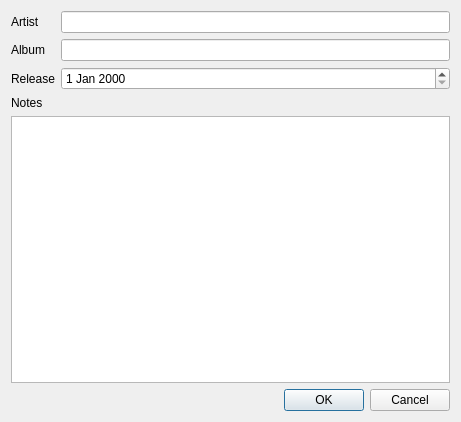
<?xml version="1.0" encoding="UTF-8"?>
<ui version="4.0">
 <class>Editor</class>
 <widget class="QDialog" name="Editor">
  <property name="geometry">
   <rect>
    <x>0</x>
    <y>0</y>
    <width>461</width>
    <height>422</height>
   </rect>
  </property>
  <property name="windowTitle">
   <string>Dialog</string>
  </property>
  <layout class="QVBoxLayout" name="verticalLayout">
   <item>
    <layout class="QGridLayout" name="gridLayout">
     <item row="0" column="0">
      <widget class="QLabel" name="label">
       <property name="text">
        <string>Artist</string>
       </property>
      </widget>
     </item>
     <item row="0" column="1">
      <widget class="QLineEdit" name="txtArtist"/>
     </item>
     <item row="1" column="0">
      <widget class="QLabel" name="label_2">
       <property name="text">
        <string>Album</string>
       </property>
      </widget>
     </item>
     <item row="1" column="1">
      <widget class="QLineEdit" name="txtAlbum"/>
     </item>
     <item row="2" column="0">
      <widget class="QLabel" name="label_3">
       <property name="text">
        <string>Release</string>
       </property>
      </widget>
     </item>
     <item row="2" column="1">
      <widget class="QDateEdit" name="deRelease"/>
     </item>
    </layout>
   </item>
   <item>
    <widget class="QLabel" name="label_4">
     <property name="text">
      <string>Notes</string>
     </property>
    </widget>
   </item>
   <item>
    <widget class="QPlainTextEdit" name="txtNotes"/>
   </item>
   <item>
    <widget class="QDialogButtonBox" name="buttonBox">
     <property name="orientation">
      <enum>Qt::Horizontal</enum>
     </property>
     <property name="standardButtons">
      <set>QDialogButtonBox::Cancel|QDialogButtonBox::Ok</set>
     </property>
    </widget>
   </item>
  </layout>
 </widget>
 <resources/>
 <connections>
  <connection>
   <sender>buttonBox</sender>
   <signal>accepted()</signal>
   <receiver>Editor</receiver>
   <slot>accept()</slot>
   <hints>
    <hint type="sourcelabel">
     <x>248</x>
     <y>254</y>
    </hint>
    <hint type="destinationlabel">
     <x>157</x>
     <y>274</y>
    </hint>
   </hints>
  </connection>
  <connection>
   <sender>buttonBox</sender>
   <signal>rejected()</signal>
   <receiver>Editor</receiver>
   <slot>reject()</slot>
   <hints>
    <hint type="sourcelabel">
     <x>316</x>
     <y>260</y>
    </hint>
    <hint type="destinationlabel">
     <x>286</x>
     <y>274</y>
    </hint>
   </hints>
  </connection>
 </connections>
</ui>
